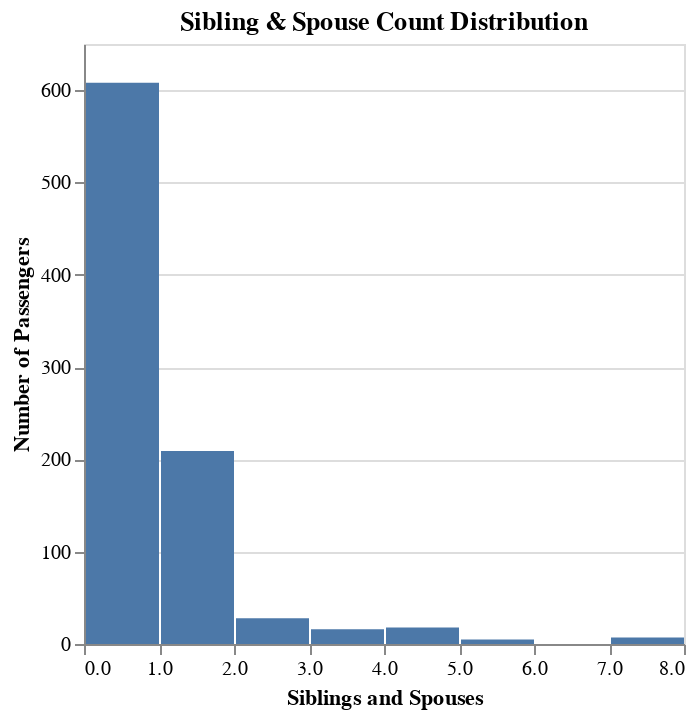

Write notebook code for a chart like this one.
### Code cell
# A histogram showing the distribution of sibling/spouse counts
alt.Chart(titanic).mark_bar(

).encode(
    x=alt.X('SibSp', bin=True, title='Siblings and Spouses'),
    y=alt.Y('count()', title='Number of Passengers')
).properties(
    width=300,
    title='Sibling & Spouse Count Distribution'
)

### Figure 1 — Vega-Lite specification as saved in the notebook (floating-point values rounded to 4 significant figures; data arrays with more than 128 entries replaced by an {"elided": "..."} marker saying what was removed)
{"config": {"view": {"continuousWidth": 400, "continuousHeight": 300}}, "data": {"name": "data-17b5a9272cdb76617ac540c5321e65cb"}, "mark": "bar", "encoding": {"x": {"bin": true, "field": "SibSp", "title": "Siblings and Spouses", "type": "quantitative"}, "y": {"aggregate": "count", "title": "Number of Passengers", "type": "quantitative"}}, "title": "Sibling & Spouse Count Distribution", "width": 300, "$schema": "https://vega.github.io/schema/vega-lite/v4.17.0.json", "datasets": {"data-17b5a9272cdb76617ac540c5321e65cb": {"elided": "891 records"}}}
